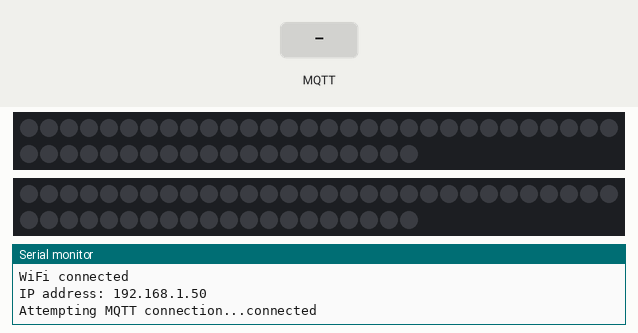
Simulated run of this sketch. Board: Arduino MKR. On the bench: 2 × 50 RGB LEDs in strip order, left to right, continuing on the next row, the last lines printed to the serial monitor. Inputs (shaded band) come from the test bench. WiFi joins after 1.5 s; servers stay silent unless stated; random numbers use the default seed unless the sketch sets one; no MQTT or app messages arrive unless stated.

Above: at 2.7 s.
2.8 s: MQTT message "quantityset" arrives on the first subscribed topic
At 3.4 s:
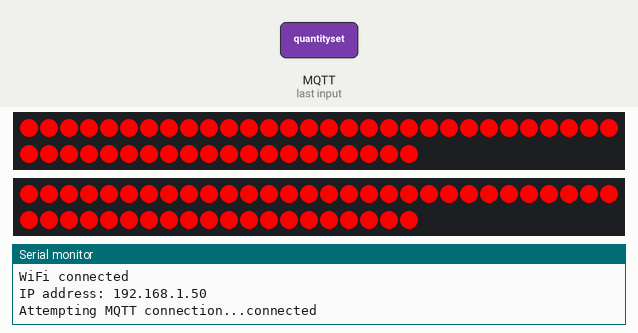
4.3 s: MQTT message "2" arrives on the first subscribed topic
At 5.5 s:
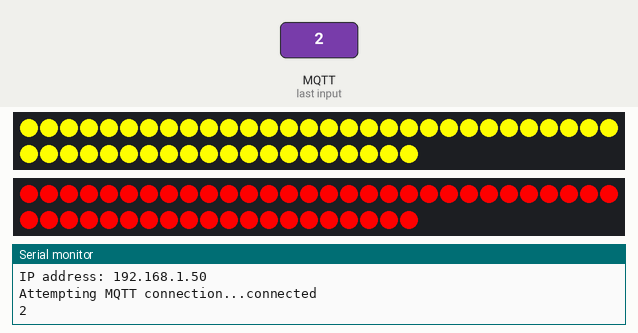
5.8 s: MQTT message "1" arrives on the first subscribed topic
At 6.9 s:
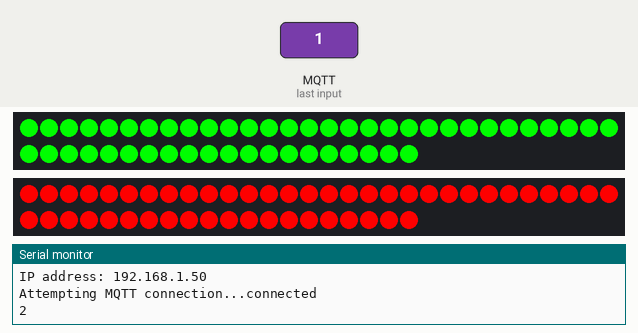
7.3 s: MQTT message "1" arrives on the second subscribed topic
At 8.0 s:
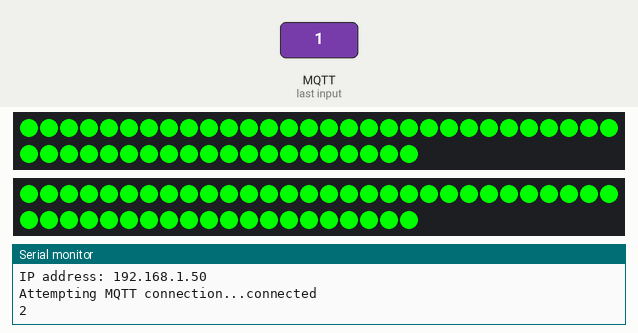
8.8 s: MQTT message "3" arrives on the first subscribed topic
At 9.2 s:
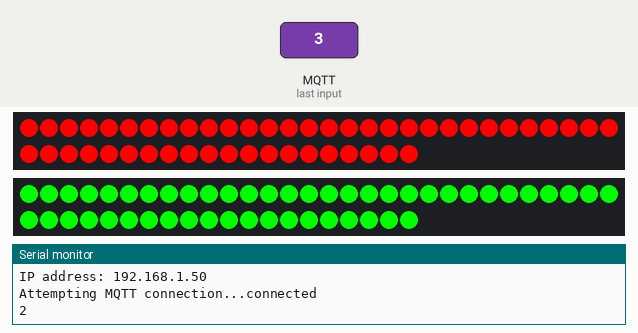
10.3 s: MQTT message "2" arrives on the second subscribed topic
At 11.6 s:
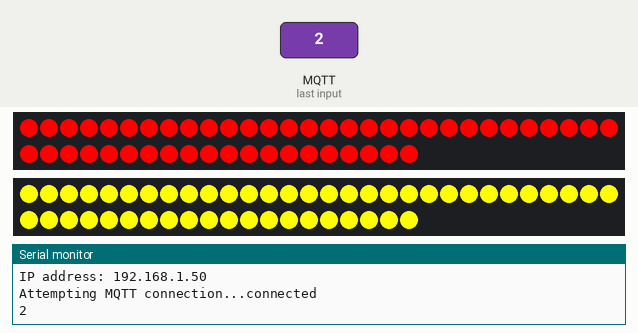
Timing chart, 0 to 12.8 s (numbered marks = the images above; inputs shaded):
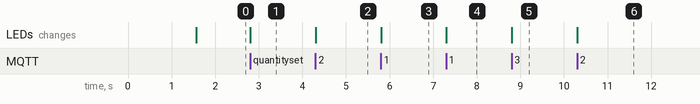

Measured:
- after the input at 2.8 s, the LEDs: change at once (image 1)
- after the input at 4.3 s, the LEDs: change at once (image 2)
- after the input at 5.8 s, the LEDs: change at once (image 3)
- after the input at 7.3 s, the LEDs: change at once (image 4)
- after the input at 8.8 s, the LEDs: change at once (image 5)
- after the input at 10.3 s, the LEDs: change at once (image 6)

The sketch:

arduino_code.ino
```cpp
#include <WiFiNINA.h>
#include <PubSubClient.h>
#include <FastLED.h>
#include <pt.h>

const char* ssid = "Trappenspel";
const char* password = "EaFjnaefiJAE";
const char* mqttServer = "13.81.105.139";
const char* mqttUsername = "";
const char* mqttPassword = "";

WiFiClient wifiClient;
PubSubClient client(wifiClient);

// Hier alle step[getal] veranderen naar welke treden waarover het gaat
char subTopicStep1[] = "kobemarchal/groep8/step1";
char subTopicStep2[] = "kobemarchal/groep8/step2";
char subTopicSensor1[] = "kobemarchal/groep8/step1/sensor";
char subTopicSensor2[] = "kobemarchal/groep8/step2/sensor";
char pubTopicStep1[] = "kobemarchal/groep8/step1/answer";
char pubTopicStep2[] = "kobemarchal/groep8/step2/answer";
char pubTopicStop[] = "kobemarchal/groep8/gamestop";

#define NUM_LEDS      50

#define RGB1          4
#define SENSOR1_ECHO  6
#define SENSOR1_TRIG  5
CRGB leds1[NUM_LEDS];
long duration1;
int distance1;
int distance1prev = -1;
bool measureSensor1 = false;
int measurementWhenSteppedOn1 = -1;

#define RGB2          10
#define SENSOR2_ECHO  12
#define SENSOR2_TRIG  11
CRGB leds2[NUM_LEDS];
long duration2;
int distance2;
int distance2prev = -1;
bool measureSensor2 = false;
int measurementWhenSteppedOn2 = -1;

bool stepQuantity = false;
bool game = false;

static struct pt pt1, pt2, pt3;

void setup_wifi() {
  delay(10);
  Serial.print("Connecting to ");
  Serial.println(ssid);

  WiFi.begin(ssid, password);

  while (WiFi.status() != WL_CONNECTED) {
    delay(500);
    Serial.print(".");
  }

  randomSeed(micros());

  Serial.println("");
  Serial.println("WiFi connected");
  Serial.print("IP address: ");
  Serial.println(WiFi.localIP());
}

void reconnect() {
  while(!client.connected()) {
    Serial.print("Attempting MQTT connection...");
    String clientId = "ArduinoClient-";
    clientId += String(random(0xffff), HEX);

    if(client.connect(clientId.c_str(), mqttUsername, mqttPassword)) {
      Serial.println("connected");
      client.subscribe(subTopicStep1);
      client.subscribe(subTopicStep2);
      client.subscribe(subTopicSensor1);
      client.subscribe(subTopicSensor2);
    } else {
      Serial.print("failed, rc=");
      Serial.print(client.state());
      Serial.println(" try again in 5 seconds");
      delay(5000);
    }
  }
}

void callback(char* topic, byte* payload, unsigned int length)
{
  String topicStr = topic;

  String message;
//  Serial.print("Message arrived [");
//  Serial.print(topic);
//  Serial.print("] : ");
  for (int i = 0; i < length; i++) {
//    Serial.print((char)payload[i]);
    message += (char)payload[i];
  }
//  Serial.println();

  if(message == "quantityset") {
    stepQuantity = true;
    fill_solid(leds1, NUM_LEDS, CRGB(250, 0, 0));
    fill_solid(leds2, NUM_LEDS, CRGB(250, 0, 0));
    FastLED.show();
  }

  if(message == "quantitysetoff") {
    stepQuantity = false;
    fill_solid(leds1, NUM_LEDS, CRGB(0, 0, 0));
    fill_solid(leds2, NUM_LEDS, CRGB(0, 0, 0));
    FastLED.show();
  }

  if(message == "gamestart") {
    game = true;
  }

  if(message == "gamestop") {
    game = false;
  }

  if(topicStr == subTopicStep1) {
    if(message == "1") {
      fill_solid(leds1, NUM_LEDS, CRGB(0, 250, 0));
      FastLED.show();
    } else if(message == "2") {
      Serial.println(message);
      fill_solid(leds1, NUM_LEDS, CRGB(250, 250, 0));
      FastLED.show();
    } else if(message == "3") {
      fill_solid(leds1, NUM_LEDS, CRGB(250, 0, 0));
      FastLED.show();
    }
  }

  if(topicStr == subTopicStep2) {
    if(message == "1") {
      fill_solid(leds2, NUM_LEDS, CRGB(0, 250, 0));
      FastLED.show();
    } else if(message == "2") {
      fill_solid(leds2, NUM_LEDS, CRGB(250, 250, 0));
      FastLED.show();
    } else if(message == "3") {
      fill_solid(leds2, NUM_LEDS, CRGB(250, 0, 0));
      FastLED.show();
    }
  }

  if(topicStr == subTopicSensor1) {
    measureSensor1 = true;
  }

  if(topicStr == subTopicSensor2) {
    measureSensor2 = true;
  }
}

static int gameLoop(struct pt *pt) {
  static unsigned long timestamp = 0;
  PT_BEGIN(pt);

  if(stepQuantity == false and game == false) {
    fill_solid(leds1, NUM_LEDS, CRGB(0, 0, 0));
    fill_solid(leds2, NUM_LEDS, CRGB(0, 0, 0));
    FastLED.show();
  }

  PT_END(pt);
}

static int trapSensor1(struct pt *pt) {
  static unsigned long timestamp = 0;
  PT_BEGIN(pt);

  if(game and measureSensor1) {
    digitalWrite(SENSOR1_TRIG, LOW);
    delayMicroseconds(2);
    digitalWrite(SENSOR1_TRIG, HIGH);
    delayMicroseconds(10);
    digitalWrite(SENSOR1_TRIG, LOW);

    duration1 = pulseIn(SENSOR1_ECHO, HIGH);
    distance1 = duration1 * 0.034 / 2;

//    Serial.print("Distance: ");
//    Serial.print(distance1);
//    Serial.println(" cm");

    if(measurementWhenSteppedOn1 == -1 and (distance1prev != -1 and (distance1prev - distance1 > 20))) {
      client.publish(pubTopicStep1, "{\"stepped\": true}");
      measurementWhenSteppedOn1 = distance1;
    } else {
      if(distance1 < measurementWhenSteppedOn1 + 5) {
        client.publish(pubTopicStep1, "{\"stepped\": true}");
      } else {
        measurementWhenSteppedOn1 = -1;
      }
    }

    distance1prev = distance1;

    measureSensor1 = false;
  }

  PT_END(pt);
}

static int trapSensor2(struct pt *pt) {
  static unsigned long timestamp = 0;
  PT_BEGIN(pt);

  if(game and measureSensor2) {
    digitalWrite(SENSOR2_TRIG, LOW);
    delayMicroseconds(2);
    digitalWrite(SENSOR2_TRIG, HIGH);
    delayMicroseconds(10);
    digitalWrite(SENSOR2_TRIG, LOW);

    duration2 = pulseIn(SENSOR2_ECHO, HIGH);
    distance2 = duration2 * 0.034 / 2;

//    Serial.print("Distance: ");
//    Serial.print(distance2);
//    Serial.println(" cm");

    if(measurementWhenSteppedOn2 == -1 and (distance2prev != -1 and (distance2prev - distance2 > 20))) {
      client.publish(pubTopicStep2, "{\"stepped\": true}");
      measurementWhenSteppedOn2 = distance2;
    } else {
      if(distance2 < measurementWhenSteppedOn2 + 5) {
        client.publish(pubTopicStep2, "{\"stepped\": true}");
      } else {
        measurementWhenSteppedOn2 = -1;
      }
    }

    distance2prev = distance2;

    measureSensor2 = false;
  }

  PT_END(pt);
}

void setup() {
  // put your setup code here, to run once:
  Serial.begin(115200);
  setup_wifi();
  client.setServer(mqttServer, 1883);
  client.setCallback(callback);

  FastLED.addLeds<WS2812, RGB1, GRB>(leds1, NUM_LEDS);
  pinMode(SENSOR1_ECHO, INPUT);
  pinMode(SENSOR1_TRIG, OUTPUT);

  FastLED.addLeds<WS2812, RGB2, GRB>(leds2, NUM_LEDS);
  pinMode(SENSOR2_ECHO, INPUT);
  pinMode(SENSOR2_TRIG, OUTPUT);
}

void loop() {
  // put your main code here, to run repeatedly:
  if (!client.connected()) {
    reconnect();
  }

  client.loop();

  gameLoop(&pt1);
  trapSensor1(&pt2);
  trapSensor2(&pt3);
}
```
